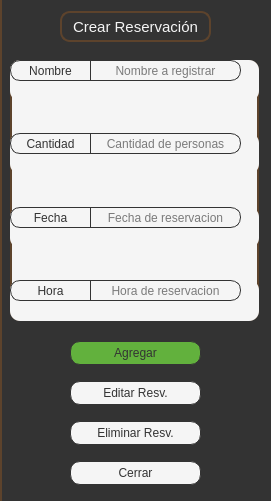
    <widget class="QWidget" name="Reservaciones_2" native="true">
     <property name="minimumSize">
      <size>
       <width>271</width>
       <height>501</height>
      </size>
     </property>
     <property name="maximumSize">
      <size>
       <width>271</width>
       <height>501</height>
      </size>
     </property>
     <property name="styleSheet">
      <string notr="true">background-color: #333333;
border-left: 2px solid #5d432c;
</string>
     </property>
     <widget class="QWidget" name="layoutWidget_5">
      <property name="geometry">
       <rect>
        <x>0</x>
        <y>460</y>
        <width>271</width>
        <height>26</height>
       </rect>
      </property>
      <layout class="QHBoxLayout" name="horizontalLayout_15">
       <item>
        <spacer name="horizontalSpacer_46">
         <property name="maximumSize">
          <size>
           <width>131</width>
           <height>24</height>
          </size>
         </property>
         <property name="orientation">
          <enum>Qt::Horizontal</enum>
         </property>
         <property name="sizeHint" stdset="0">
          <size>
           <width>40</width>
           <height>20</height>
          </size>
         </property>
        </spacer>
       </item>
       <item>
        <widget class="QPushButton" name="b_cerrar_resv_2">
         <property name="minimumSize">
          <size>
           <width>131</width>
           <height>24</height>
          </size>
         </property>
         <property name="maximumSize">
          <size>
           <width>131</width>
           <height>24</height>
          </size>
         </property>
         <property name="font">
          <font>
           <family>Segoe UI</family>
          </font>
         </property>
         <property name="styleSheet">
          <string notr="true">QPushButton {background-color: #f5f5f5;
        border: 1px solid #333333;
        border-radius: 10px;
		color: #333333
    }
    QPushButton:hover {background-color: #eaeaea;
    }
    QPushButton:pressed {background-color: #eaeaea;
    }</string>
         </property>
         <property name="text">
          <string>Cerrar</string>
         </property>
        </widget>
       </item>
       <item>
        <spacer name="horizontalSpacer_47">
         <property name="maximumSize">
          <size>
           <width>131</width>
           <height>24</height>
          </size>
         </property>
         <property name="orientation">
          <enum>Qt::Horizontal</enum>
         </property>
         <property name="sizeHint" stdset="0">
          <size>
           <width>40</width>
           <height>20</height>
          </size>
         </property>
        </spacer>
       </item>
      </layout>
     </widget>
     <widget class="QWidget" name="layoutWidget_6">
      <property name="geometry">
       <rect>
        <x>0</x>
        <y>10</y>
        <width>271</width>
        <height>33</height>
       </rect>
      </property>
      <layout class="QHBoxLayout" name="horizontalLayout_16">
       <item>
        <spacer name="horizontalSpacer_48">
         <property name="orientation">
          <enum>Qt::Horizontal</enum>
         </property>
         <property name="sizeHint" stdset="0">
          <size>
           <width>40</width>
           <height>20</height>
          </size>
         </property>
        </spacer>
       </item>
       <item>
        <widget class="QLabel" name="label_12">
         <property name="minimumSize">
          <size>
           <width>151</width>
           <height>31</height>
          </size>
         </property>
         <property name="maximumSize">
          <size>
           <width>151</width>
           <height>31</height>
          </size>
         </property>
         <property name="font">
          <font>
           <family>Segoe UI</family>
           <pointsize>11</pointsize>
          </font>
         </property>
         <property name="styleSheet">
          <string notr="true">background-color: #333333;
border: 2px solid #5d432c;
border-radius: 10px;
color: #f5f5f5</string>
         </property>
         <property name="text">
          <string>Crear Reservación</string>
         </property>
         <property name="alignment">
          <set>Qt::AlignCenter</set>
         </property>
        </widget>
       </item>
       <item>
        <spacer name="horizontalSpacer_49">
         <property name="orientation">
          <enum>Qt::Horizontal</enum>
         </property>
         <property name="sizeHint" stdset="0">
          <size>
           <width>40</width>
           <height>20</height>
          </size>
         </property>
        </spacer>
       </item>
      </layout>
     </widget>
     <widget class="QWidget" name="layoutWidget_7">
      <property name="geometry">
       <rect>
        <x>0</x>
        <y>340</y>
        <width>271</width>
        <height>26</height>
       </rect>
      </property>
      <layout class="QHBoxLayout" name="horizontalLayout_17">
       <item>
        <spacer name="horizontalSpacer_50">
         <property name="maximumSize">
          <size>
           <width>131</width>
           <height>24</height>
          </size>
         </property>
         <property name="orientation">
          <enum>Qt::Horizontal</enum>
         </property>
         <property name="sizeHint" stdset="0">
          <size>
           <width>40</width>
           <height>20</height>
          </size>
         </property>
        </spacer>
       </item>
       <item>
        <widget class="QPushButton" name="b_agregar_resv_2">
         <property name="minimumSize">
          <size>
           <width>131</width>
           <height>24</height>
          </size>
         </property>
         <property name="maximumSize">
          <size>
           <width>131</width>
           <height>24</height>
          </size>
         </property>
         <property name="font">
          <font>
           <family>Segoe UI</family>
          </font>
         </property>
         <property name="styleSheet">
          <string notr="true">QPushButton {background-color: #62b13d;
        border: 1px solid #333333;
        border-radius: 10px;
		color: #333333
    }
    QPushButton:hover {background-color: #6dc143;
    }
    QPushButton:pressed {background-color: #6cc644;
    }</string>
         </property>
         <property name="text">
          <string>Agregar</string>
         </property>
         <property name="checkable">
          <bool>true</bool>
         </property>
        </widget>
       </item>
       <item>
        <spacer name="horizontalSpacer_51">
         <property name="maximumSize">
          <size>
           <width>131</width>
           <height>24</height>
          </size>
         </property>
         <property name="orientation">
          <enum>Qt::Horizontal</enum>
         </property>
         <property name="sizeHint" stdset="0">
          <size>
           <width>40</width>
           <height>20</height>
          </size>
         </property>
        </spacer>
       </item>
      </layout>
     </widget>
     <widget class="QWidget" name="widget" native="true">
      <property name="geometry">
       <rect>
        <x>10</x>
        <y>60</y>
        <width>249</width>
        <height>261</height>
       </rect>
      </property>
      <property name="font">
       <font>
        <family>Segoe UI</family>
       </font>
      </property>
      <property name="styleSheet">
       <string notr="true">background-color: #f5f5f5;
border-radius: 10px;
border: 2px solid #5d432c;
</string>
      </property>
      <layout class="QVBoxLayout" name="verticalLayout_4">
       <item>
        <widget class="QWidget" name="widget_3" native="true">
         <property name="minimumSize">
          <size>
           <width>231</width>
           <height>41</height>
          </size>
         </property>
         <property name="styleSheet">
          <string notr="true">border: 0px</string>
         </property>
         <widget class="QLabel" name="label_13">
          <property name="geometry">
           <rect>
            <x>0</x>
            <y>0</y>
            <width>81</width>
            <height>21</height>
           </rect>
          </property>
          <property name="font">
           <font>
            <family>Segoe UI</family>
           </font>
          </property>
          <property name="styleSheet">
           <string notr="true">background-color: #f5f5f5;
color: #333333;
border: 1px solid #333333;
border-top-right-radius: 20px;
border-bottom-right-radius: 20px;</string>
          </property>
          <property name="text">
           <string>Nombre</string>
          </property>
          <property name="alignment">
           <set>Qt::AlignCenter</set>
          </property>
         </widget>
         <widget class="QLineEdit" name="resv_2_name">
          <property name="geometry">
           <rect>
            <x>80</x>
            <y>0</y>
            <width>151</width>
            <height>21</height>
           </rect>
          </property>
          <property name="font">
           <font>
            <family>Segoe UI</family>
           </font>
          </property>
          <property name="styleSheet">
           <string notr="true">border: 1px solid #333333;
border-top-left-radius: 20px;
border-bottom-left-radius: 20px;</string>
          </property>
          <property name="alignment">
           <set>Qt::AlignCenter</set>
          </property>
          <property name="placeholderText">
           <string>Nombre a registrar</string>
          </property>
         </widget>
        </widget>
       </item>
       <item>
        <spacer name="verticalSpacer_10">
         <property name="orientation">
          <enum>Qt::Vertical</enum>
         </property>
         <property name="sizeHint" stdset="0">
          <size>
           <width>20</width>
           <height>11</height>
          </size>
         </property>
        </spacer>
       </item>
       <item>
        <widget class="QWidget" name="widget_6" native="true">
         <property name="minimumSize">
          <size>
           <width>231</width>
           <height>41</height>
          </size>
         </property>
         <property name="styleSheet">
          <string notr="true">border: 0px</string>
         </property>
         <widget class="QLabel" name="label_15">
          <property name="geometry">
           <rect>
            <x>0</x>
            <y>0</y>
            <width>81</width>
            <height>21</height>
           </rect>
          </property>
          <property name="font">
           <font>
            <family>Segoe UI</family>
           </font>
          </property>
          <property name="styleSheet">
           <string notr="true">background-color: #f5f5f5;
color: #333333;
border: 1px solid #333333;
border-top-right-radius: 20px;
border-bottom-right-radius: 20px;</string>
          </property>
          <property name="text">
           <string>Cantidad</string>
          </property>
          <property name="alignment">
           <set>Qt::AlignCenter</set>
          </property>
         </widget>
         <widget class="QLineEdit" name="resv_2_cant">
          <property name="geometry">
           <rect>
            <x>80</x>
            <y>0</y>
            <width>151</width>
            <height>21</height>
           </rect>
          </property>
          <property name="font">
           <font>
            <family>Segoe UI</family>
           </font>
          </property>
          <property name="styleSheet">
           <string notr="true">border: 1px solid #333333;
border-top-left-radius: 20px;
border-bottom-left-radius: 20px;</string>
          </property>
          <property name="alignment">
           <set>Qt::AlignCenter</set>
          </property>
          <property name="placeholderText">
           <string>Cantidad de personas</string>
          </property>
         </widget>
        </widget>
       </item>
       <item>
        <spacer name="verticalSpacer_11">
         <property name="orientation">
          <enum>Qt::Vertical</enum>
         </property>
         <property name="sizeHint" stdset="0">
          <size>
           <width>20</width>
           <height>12</height>
          </size>
         </property>
        </spacer>
       </item>
       <item>
        <widget class="QWidget" name="widget_7" native="true">
         <property name="minimumSize">
          <size>
           <width>231</width>
           <height>41</height>
          </size>
         </property>
         <property name="styleSheet">
          <string notr="true">border: 0px</string>
         </property>
         <widget class="QLabel" name="label_16">
          <property name="geometry">
           <rect>
            <x>0</x>
            <y>0</y>
            <width>81</width>
            <height>21</height>
           </rect>
          </property>
          <property name="font">
           <font>
            <family>Segoe UI</family>
           </font>
          </property>
          <property name="styleSheet">
           <string notr="true">background-color: #f5f5f5;
color: #333333;
border: 1px solid #333333;
border-top-right-radius: 20px;
border-bottom-right-radius: 20px;</string>
          </property>
          <property name="text">
           <string>Fecha</string>
          </property>
          <property name="alignment">
           <set>Qt::AlignCenter</set>
          </property>
         </widget>
         <widget class="QLineEdit" name="resv_2_fecha">
          <property name="geometry">
           <rect>
            <x>80</x>
            <y>0</y>
            <width>151</width>
            <height>21</height>
           </rect>
          </property>
          <property name="font">
           <font>
            <family>Segoe UI</family>
           </font>
          </property>
          <property name="styleSheet">
           <string notr="true">border: 1px solid #333333;
border-top-left-radius: 20px;
border-bottom-left-radius: 20px;</string>
          </property>
          <property name="alignment">
           <set>Qt::AlignCenter</set>
          </property>
          <property name="placeholderText">
           <string>Fecha de reservacion</string>
          </property>
         </widget>
        </widget>
       </item>
       <item>
        <spacer name="verticalSpacer_12">
         <property name="orientation">
          <enum>Qt::Vertical</enum>
         </property>
         <property name="sizeHint" stdset="0">
          <size>
           <width>20</width>
           <height>11</height>
          </size>
         </property>
        </spacer>
       </item>
       <item>
        <widget class="QWidget" name="widget_8" native="true">
         <property name="minimumSize">
          <size>
           <width>231</width>
           <height>41</height>
          </size>
         </property>
         <property name="styleSheet">
          <string notr="true">border: 0px</string>
         </property>
         <widget class="QLabel" name="label_18">
          <property name="geometry">
           <rect>
            <x>0</x>
            <y>0</y>
            <width>81</width>
            <height>21</height>
           </rect>
          </property>
          <property name="font">
           <font>
            <family>Segoe UI</family>
           </font>
          </property>
          <property name="styleSheet">
           <string notr="true">background-color: #f5f5f5;
color: #333333;
border: 1px solid #333333;
border-top-right-radius: 20px;
border-bottom-right-radius: 20px;</string>
          </property>
          <property name="text">
           <string>Hora</string>
          </property>
          <property name="alignment">
           <set>Qt::AlignCenter</set>
          </property>
         </widget>
         <widget class="QLineEdit" name="resv_2_hora">
          <property name="geometry">
           <rect>
            <x>80</x>
            <y>0</y>
            <width>151</width>
            <height>21</height>
           </rect>
          </property>
          <property name="font">
           <font>
            <family>Segoe UI</family>
           </font>
          </property>
          <property name="styleSheet">
           <string notr="true">border: 1px solid #333333;
border-top-left-radius: 20px;
border-bottom-left-radius: 20px;</string>
          </property>
          <property name="alignment">
           <set>Qt::AlignCenter</set>
          </property>
          <property name="placeholderText">
           <string>Hora de reservacion</string>
          </property>
         </widget>
        </widget>
       </item>
      </layout>
     </widget>
     <widget class="QWidget" name="layoutWidget_8">
      <property name="geometry">
       <rect>
        <x>0</x>
        <y>420</y>
        <width>271</width>
        <height>26</height>
       </rect>
      </property>
      <layout class="QHBoxLayout" name="horizontalLayout_18">
       <item>
        <spacer name="horizontalSpacer_52">
         <property name="maximumSize">
          <size>
           <width>131</width>
           <height>24</height>
          </size>
         </property>
         <property name="orientation">
          <enum>Qt::Horizontal</enum>
         </property>
         <property name="sizeHint" stdset="0">
          <size>
           <width>40</width>
           <height>20</height>
          </size>
         </property>
        </spacer>
       </item>
       <item>
        <widget class="QPushButton" name="b_eliminar_resv_2">
         <property name="minimumSize">
          <size>
           <width>131</width>
           <height>24</height>
          </size>
         </property>
         <property name="maximumSize">
          <size>
           <width>131</width>
           <height>24</height>
          </size>
         </property>
         <property name="font">
          <font>
           <family>Segoe UI</family>
          </font>
         </property>
         <property name="styleSheet">
          <string notr="true">QPushButton {background-color: #f5f5f5;
        border: 1px solid #333333;
        border-radius: 10px;
		color: #333333
    }
    QPushButton:hover {background-color: #eaeaea;
    }
    QPushButton:pressed {background-color: #eaeaea;
    }</string>
         </property>
         <property name="text">
          <string>Eliminar Resv.</string>
         </property>
        </widget>
       </item>
       <item>
        <spacer name="horizontalSpacer_53">
         <property name="maximumSize">
          <size>
           <width>131</width>
           <height>24</height>
          </size>
         </property>
         <property name="orientation">
          <enum>Qt::Horizontal</enum>
         </property>
         <property name="sizeHint" stdset="0">
          <size>
           <width>40</width>
           <height>20</height>
          </size>
         </property>
        </spacer>
       </item>
      </layout>
     </widget>
     <widget class="QWidget" name="layoutWidget_13">
      <property name="geometry">
       <rect>
        <x>0</x>
        <y>380</y>
        <width>271</width>
        <height>26</height>
       </rect>
      </property>
      <layout class="QHBoxLayout" name="horizontalLayout_23">
       <item>
        <spacer name="horizontalSpacer_62">
         <property name="maximumSize">
          <size>
           <width>131</width>
           <height>24</height>
          </size>
         </property>
         <property name="orientation">
          <enum>Qt::Horizontal</enum>
         </property>
         <property name="sizeHint" stdset="0">
          <size>
           <width>40</width>
           <height>20</height>
          </size>
         </property>
        </spacer>
       </item>
       <item>
        <widget class="QPushButton" name="b_editar_resv_2">
         <property name="minimumSize">
          <size>
           <width>131</width>
           <height>24</height>
          </size>
         </property>
         <property name="maximumSize">
          <size>
           <width>131</width>
           <height>24</height>
          </size>
         </property>
         <property name="font">
          <font>
           <family>Segoe UI</family>
          </font>
         </property>
         <property name="styleSheet">
          <string notr="true">QPushButton {background-color: #f5f5f5;
        border: 1px solid #333333;
        border-radius: 10px;
		color: #333333
    }
    QPushButton:hover {background-color: #eaeaea;
    }
    QPushButton:pressed {background-color: #eaeaea;
    }</string>
         </property>
         <property name="text">
          <string>Editar Resv.</string>
         </property>
        </widget>
       </item>
       <item>
        <spacer name="horizontalSpacer_63">
         <property name="maximumSize">
          <size>
           <width>131</width>
           <height>24</height>
          </size>
         </property>
         <property name="orientation">
          <enum>Qt::Horizontal</enum>
         </property>
         <property name="sizeHint" stdset="0">
          <size>
           <width>40</width>
           <height>20</height>
          </size>
         </property>
        </spacer>
       </item>
      </layout>
     </widget>
    </widget>
